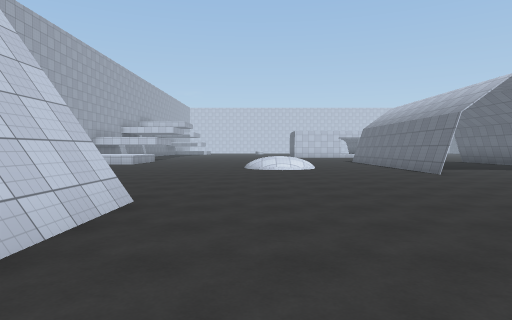
View 1 (above)

24 first-person views from a walk through a Unity game level. The camera is 1.5 m above the floor, tilts 2° down and sees 75° across. The floor is counted in squares, 2.4 m on a side. Each view is taken from the middle of a square. On the plan, view 1 faces up. The plan holds only what a view shows up to about 10 squares ahead; the rest is blank. The place goes on beyond the plan. The player character is not drawn. Surface patterns are stand-ins for the level's own textures.

View 2
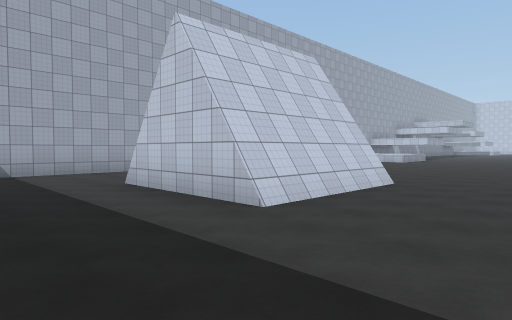

View 3
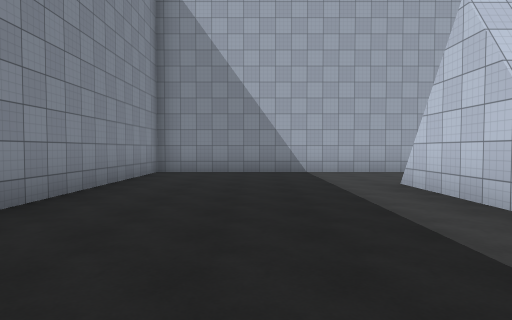

View 4
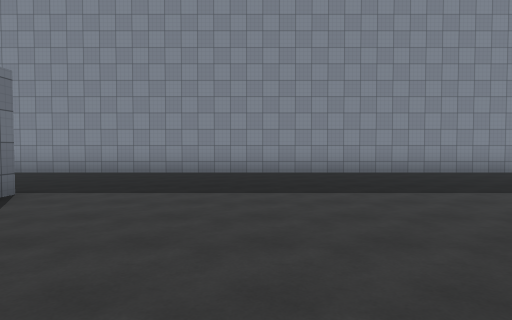

View 5
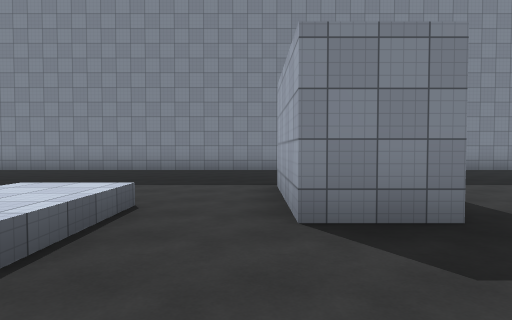

View 6
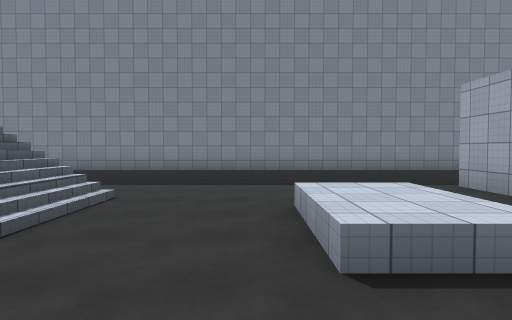

View 7
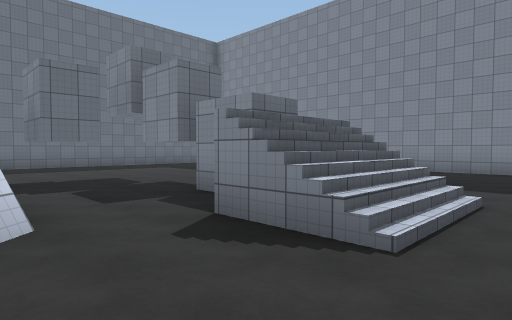

View 8
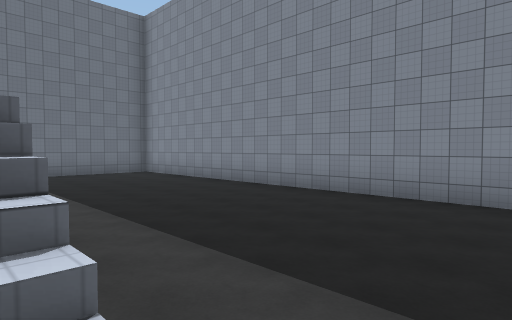

View 9
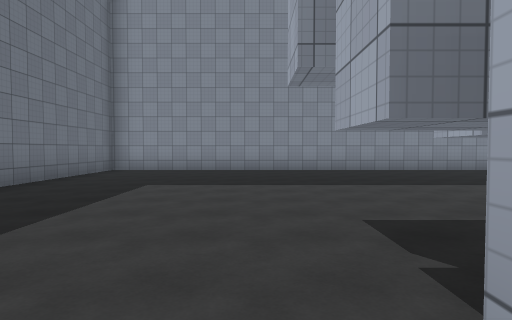

View 10
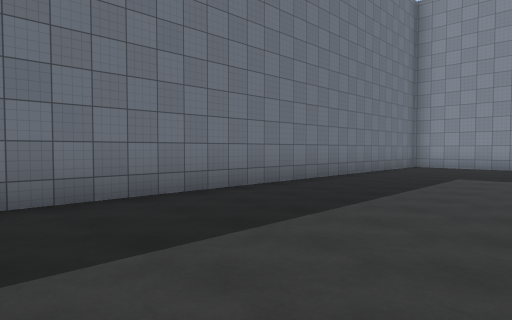

View 11
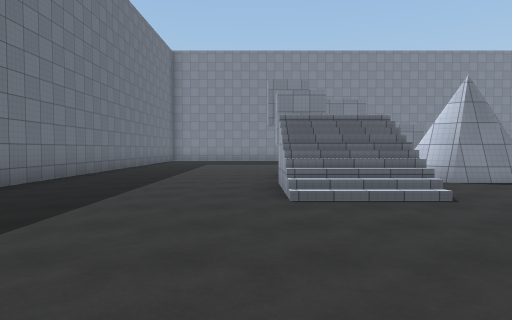

View 12
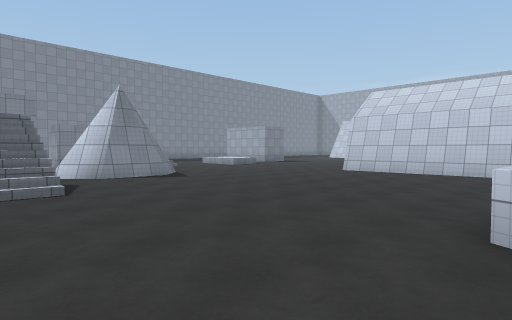

View 13
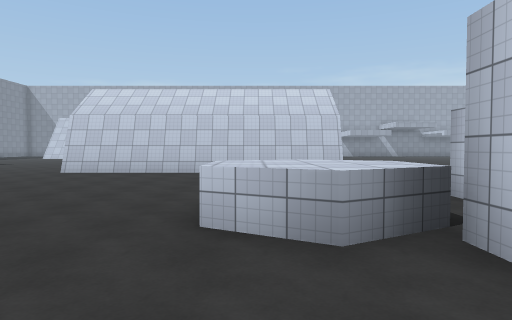

View 14
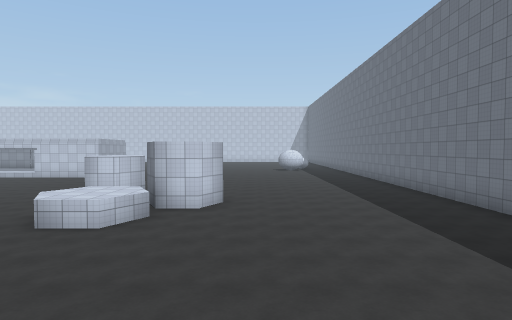

View 15
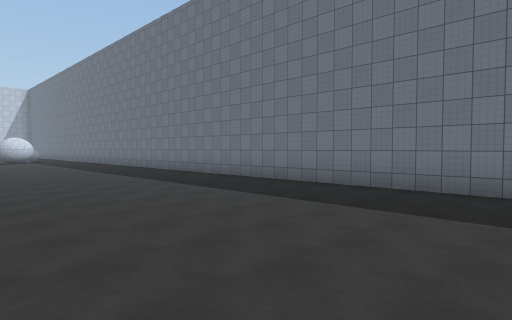

View 16
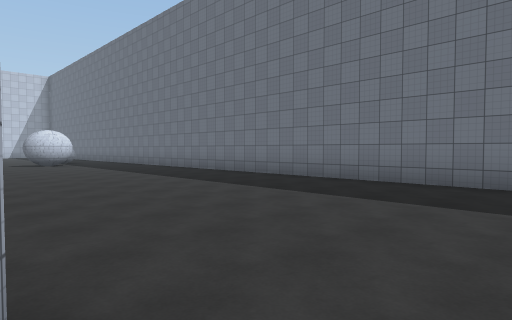

View 17
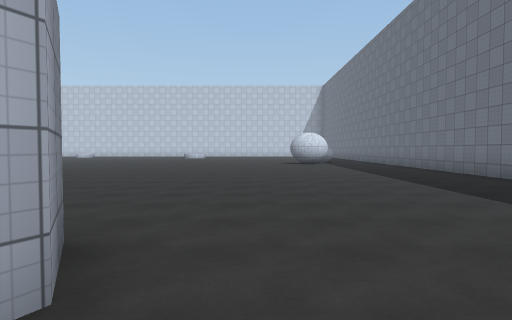

View 18
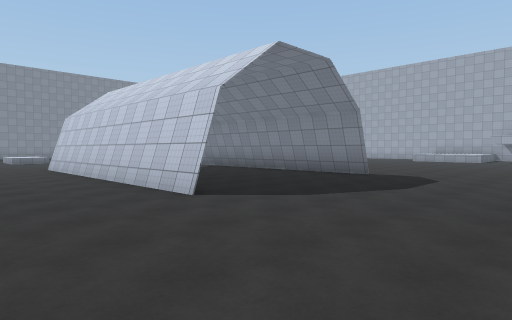

View 19
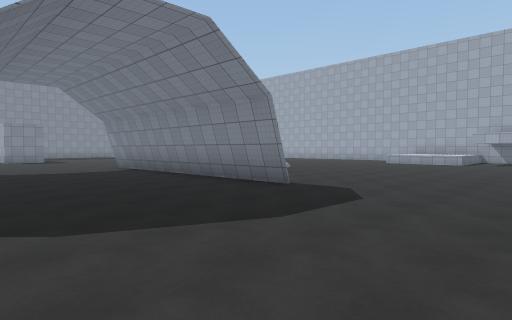

View 20
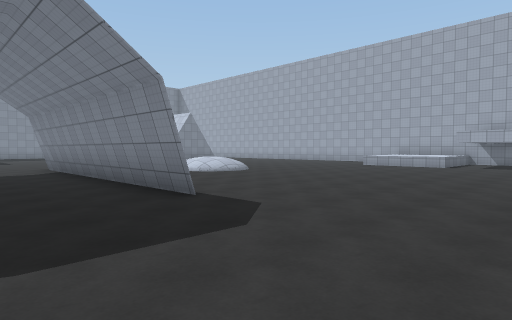

View 21
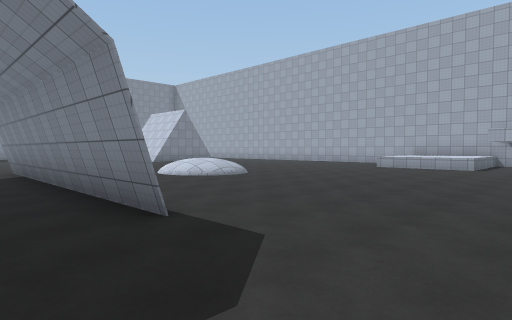

View 22
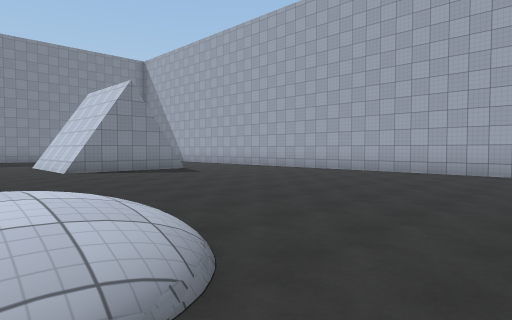

View 23
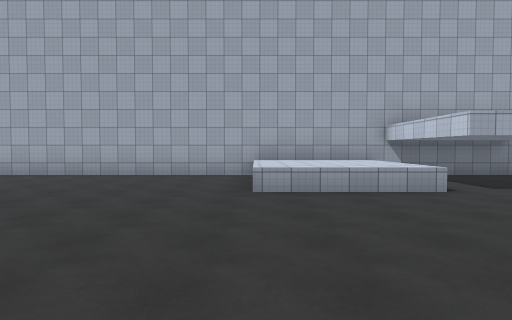

View 24
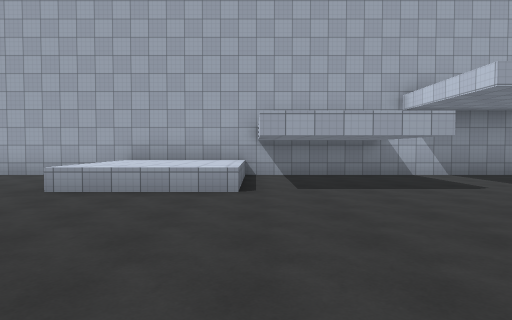

### Floor plan
Key: @ floor where view 1 was taken; # wall or solid block; . main floor; : floor 0.25 m higher than the main floor; / step, stairs or slope; = window, fence, low wall or low ledge; ^ raised ledge.
Columns run from 8 left of view 1 to 24 right of it. Each row starts with its distance up from view 1.
 24                      ...........#
 23                      ...........#
 22 #.                   ...........#
 21 #..                   ..........#
 20 #...                  ..........#
 19 #.....     ..........  .........#
 18 #....................   ........#
 17 #.................... # ........#
 16 #.................... # #.......#
 15 #^^^.........#...#......##......#
 14 #^^^.........#...#....^^=.......#
 13 #^^^.........#...#....^^........#
 12 #.......//...#...#..............#
 11 #.......///  #...#..............#
 10 #.......://..#...#..............#
  9 #............#...#..............#
  8 #............#...#.......//.... #
  7 #........................//.....#
  6   ............  .. ...##.==.....#
  5    ..........  .  ....###.#.....#
  4     ###.....  ..................#
  3       #..... ....^..//..........#
  2 #.    #.......#..^..///#........#
  1 #...###.......#.....//  ........#
  0 #.......@.....#.................#
 -1 #...............................#
 -2 #...............................#
 -3 #...............................#
 -4 #...............................#
 -5 #################################

Where each view was taken, in squares from view 1:
view 1: 0 up, 0 right, facing up
view 2: 2 down, 1 right, facing up-left
view 3: 2 down, 1 right, facing left
view 4: 4 up, 2 right, facing down
view 5: 5 up, 7 right, facing down
view 6: 5 up, 10 right, facing down
view 7: 5 up, 11 right, facing down-right
view 8: 1 up, 12 right, facing down-right
view 9: 5 up, 19 right, facing down
view 10: 7 up, 19 right, facing down-right
view 11: 12 up, 19 right, facing down
view 12: 13 up, 18 right, facing down-left
view 13: 13 up, 18 right, facing left
view 14: 7 up, 18 right, facing up
view 15: 8 up, 17 right, facing up-right
view 16: 14 up, 17 right, facing up-right
view 17: 14 up, 18 right, facing up
view 18: 19 up, 12 right, facing down-left
view 19: 19 up, 9 right, facing down-left
view 20: 19 up, 7 right, facing down-left
view 21: 18 up, 6 right, facing down-left
view 22: 13 up, 1 right, facing down-left
view 23: 13 up, 0 right, facing left
view 24: 16 up, 0 right, facing left
